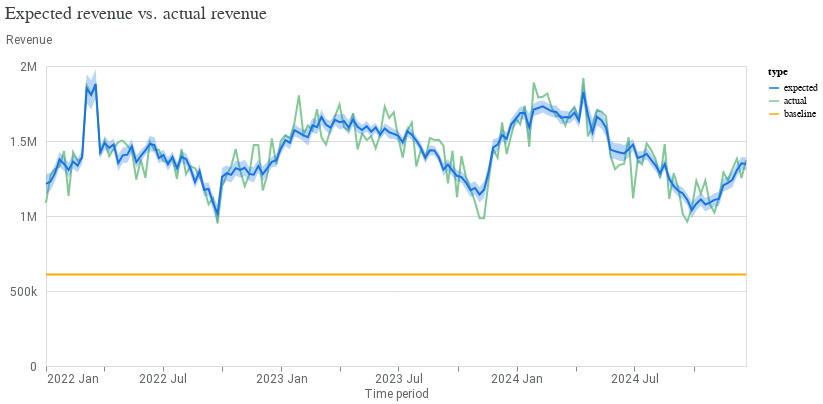

Source (notebook cell):
### Code cell
model_fit = visualizer.ModelFit(mmm)
model_fit.plot_model_fit()

### Figure 1 — Vega-Lite specification as saved in the notebook (floating-point values rounded to 4 significant figures; data arrays with more than 128 entries replaced by an {"elided": "..."} marker saying what was removed)
{"config": {"view": {"continuousWidth": 300, "continuousHeight": 300}, "axis": {"labelColor": "#5F6368", "labelFont": "Roboto", "labelFontSize": 12, "titleColor": "#5F6368", "titleFont": "Roboto", "titleFontSize": 12, "titleFontWeight": "normal"}}, "layer": [{"mark": {"type": "line"}, "encoding": {"color": {"field": "type", "scale": {"domain": ["expected", "actual", "baseline"], "range": ["#1A73E8", "#81C995", "#F9AB00"]}, "type": "nominal"}, "x": {"axis": {"domainColor": "#DADCE0", "format": "%Y %b", "grid": false, "tickCount": 8}, "field": "time", "title": "Time period", "type": "temporal"}, "y": {"axis": {"domain": false, "labelExpr": "replace(format(datum.value, '.3~s'), 'G', 'B')", "labelPadding": 10, "tickCount": 5, "ticks": false, "titleAlign": "left", "titleAngle": 0, "titleY": -20}, "field": "mean", "title": "Revenue", "type": "quantitative"}}}, {"mark": {"type": "area", "opacity": 0.3}, "encoding": {"color": {"field": "type", "legend": null, "scale": {"domain": ["expected"], "range": ["#1A73E8"]}, "type": "nominal"}, "x": {"field": "time", "type": "temporal"}, "y": {"field": "ci_hi", "type": "quantitative"}, "y2": {"field": "ci_lo"}}}], "data": {"name": "data-d5ad3446427786056da24ed211e44b42"}, "resolve": {"scale": {"color": "independent"}}, "title": {"text": "Expected revenue vs. actual revenue", "anchor": "start", "color": "#3C4043", "font": "Google Sans Display", "fontSize": 18, "fontWeight": "normal", "offset": 10}, "width": 700, "$schema": "https://vega.github.io/schema/vega-lite/v5.20.1.json", "datasets": {"data-d5ad3446427786056da24ed211e44b42": {"elided": "468 records"}}}
